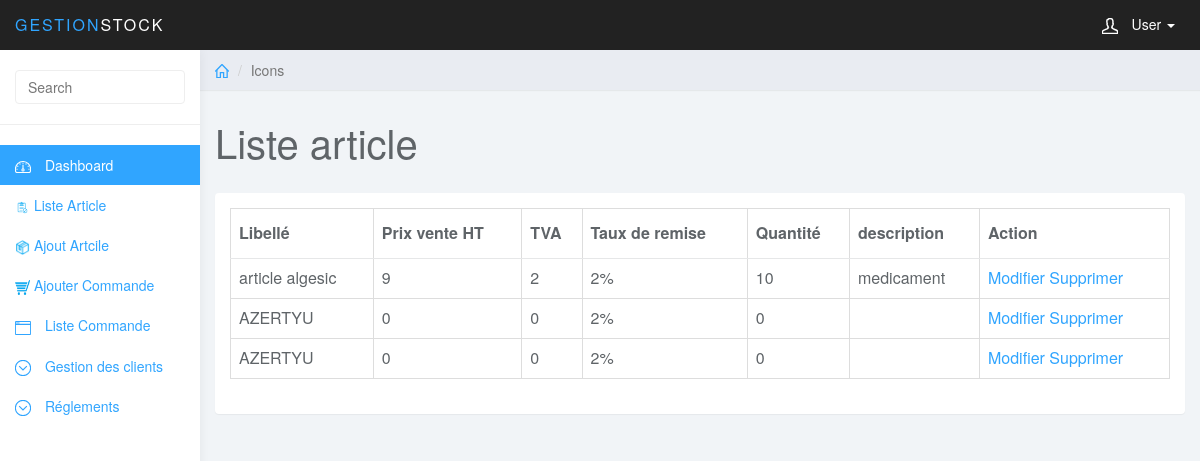
Before: /index.controller.php?action=liste&controller=article (signed in) with the older database file.
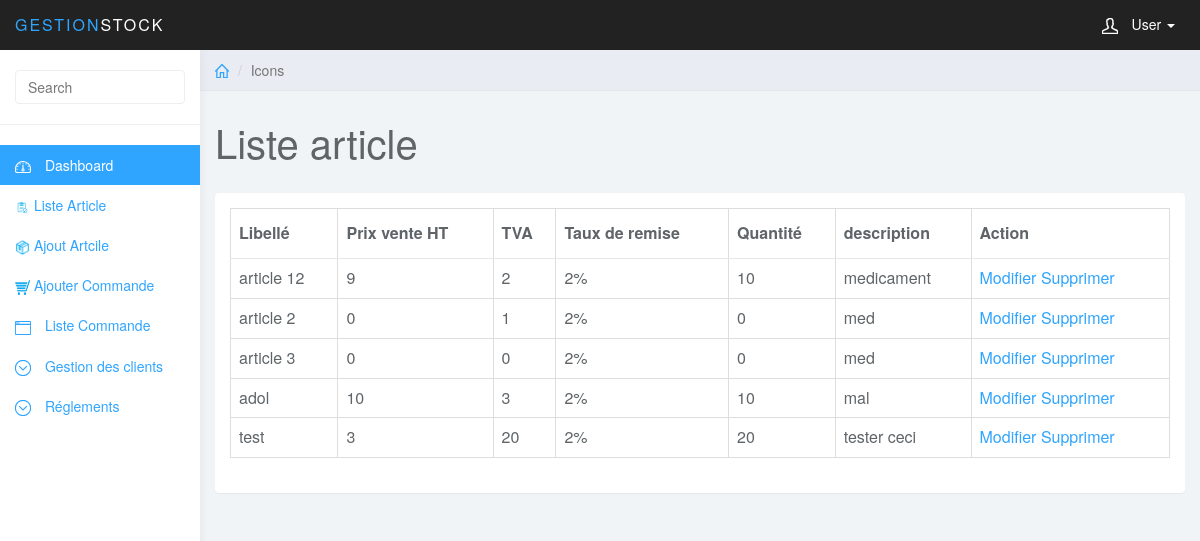
After: the same page with the newer database file.
### tables this page shows
CREATE TABLE `article` (
  `id` int(11) NOT NULL,
  `lib_article` text NOT NULL,
  `prix_HT` float NOT NULL,
  `TVA` float NOT NULL,
  `qte_article` int(11) NOT NULL,
  `photo_article` varchar(50) NOT NULL,
  `description_article` varchar(300) NOT NULL,
  `num_artcile` varchar(10) NOT NULL,
  `id_remise` int(10) NOT NULL,
  `id_cat` int(10) NOT NULL
);

### models/article.class.php (called while the page is built, shortened)
<?php
class Article
{
	public function liste($cnx)
	{
		$query = 'SELECT * FROM article';
		$tab=$cnx->query($query)->fetchAll(PDO::FETCH_OBJ);
		return $tab;
	}
}
?>

### views/article/article_liste.php (the view, shortened to what this page needs)
<?php include('include/header.php') ?>
	<div class="col-sm-9 col-sm-offset-3 col-lg-10 col-lg-offset-2 main">
		<div class="row">
			<ol class="breadcrumb">
				<li><a href="index.controller.php?action=dashboard&controller=admin"><svg class="glyph stroked home"><use xlink:href="#stroked-home"></use></svg></a></li>
				<li class="active">Icons</li>
			</ol>
		</div>
		<div class="row">
			<div class="col-lg-12">
				<h1 class="page-header">Liste article</h1>
			</div>
		</div>
<form action="article.controller.php" method="post" enctype="multipart/form-data">
		<div class="row">
			<div class="col-lg-12">
				<div class="panel panel-default">
					<div class="panel-body">
						<table class="table table-bordered" data-toggle="tablee"   data-show-refresh="true" data-show-toggle="true" data-show-columns="true" data-search="true"  data-pagination="true" data-sort-name="name" data-sort-order="desc">
						    <thead>
						    <tr>
						        <th data-field="lib" data-sortable="true">Libellé</th>
						        <th data-field="pHT"  data-sortable="true">Prix vente HT</th>
								<th data-field="TVA"  data-sortable="true">TVA</th>
								<th data-field="tRemise" data-sortable="true">Taux de remise</th>
						        <th data-field="qte" data-sortable="true">Quantité</th>
								<th data-field="description" data-sortable="true">description</th>
								<th data-field="action" data-sortable="true">Action</th>
						    </tr>
							</thead>
							<?php
							foreach($res as $article){
							?>
							<tr>
							<td> <?php echo $article->lib_article; ?></td>
							<td><?php echo $article->prix_HT; ?></td>
							<td><?php echo $article->TVA; ?></td>
							<td><?php echo "2%"; ?></td>
							<td><?php echo $article->qte_article; ?></td>
							<td><?php echo $article->description_article; ?></td>
							<td>
							<a href="index.controller.php?controller=article&action=showEdit&id=<?php echo $article->id; ?>">Modifier</a>
							<a href="index.controller.php?controller=article&action=supp&id=<?php echo $article->id; ?>">Supprimer</a>
							</td>
							</tr>
							<?php } ?>
						</table>
					</div>
				</div>
			</div>
		</div>
							</form>
	</div>

### index.controller.php (shortened to what this page needs)
<?php include_once 'include/connexion.php';
$controller='article';
if($_SESSION['auth']==true )
{
    if(isset($_REQUEST['controller']))
    {
        $controller =$_REQUEST['controller'];
    }
}else{
    $controller="admin";
    $action="logout";
}
 ?>
<html>
    <head>
    </head>
        <body>
            <?php include 'controllers/'.$controller.'.controller.php'; ?>
        </body>
</html>

### controllers/article.controller.php (shortened to what this page needs)
<?php
include "include/connexion.php";
include "models/article.class.php";
   	 $id_article ="";
	 $lib_article="";
	 $prix_HT="";
	 $TVA="";
	 $qte_article="";
	 $photo_article="";
	 $description_article="";
	 $num_article="";
if(isset($_REQUEST['action']))
$action=$_REQUEST['action'];
$article=new article($id_article,$lib_article,$prix_HT,$TVA,$qte_article,$photo_article,$description_article,$num_article);
switch($action){
	case "liste":$res=$article->liste($cnx);
	include "views/article/article_liste.php";
	break;
}
?>

### include/header.php (shortened to what this page needs)
<!DOCTYPE html>
<html>
<head>
<link href="css/bootstrap.min.css" rel="stylesheet">
<link href="css/datepicker3.css" rel="stylesheet">
<link href="css/styles.css" rel="stylesheet">
</head>
<body>
	<nav class="navbar navbar-inverse navbar-fixed-top" role="navigation">
		<div class="container-fluid">
			<div class="navbar-header">
				<a class="navbar-brand" href="#"><span>Gestion</span>Stock</a>
				<ul class="user-menu">
					<li class="dropdown pull-right">
						<a href="#" class="dropdown-toggle" data-toggle="dropdown"><svg class="glyph stroked male-user"><use xlink:href="#stroked-male-user"></use></svg> User <span class="caret"></span></a>
					</li>
				</ul>
			</div>
		</div>
	</nav>
    <?php include('menu.php') ?>

### include/menu.php (shortened to what this page needs)
<div id="sidebar-collapse" class="col-sm-3 col-lg-2 sidebar">
		<form role="search" >
			<div class="form-group">
				<input type="text" class="form-control" placeholder="Search">
			</div>
		</form>
		<ul class="nav menu">
			<li class="active"><a href="index.controller.php?action=dashboard&controller=admin"><svg class="glyph stroked dashboard-dial"><use xlink:href="#stroked-dashboard-dial"></use></svg> Dashboard</a></li>
			<li><a href="index.controller.php?action=liste&controller=article"><img src="photos/listeArticle.png" width="15vw" height="15vh"></img> Liste Article</a></li>
			<li><a href="index.controller.php?action=afficheForm&controller=article"><img src="photos/ajoutArticle.png" width="15vw" height="15vh"></img> Ajout Artcile</a></li>
			<li><a href="index.controller.php?action=afficheForm&controller=commande"><img src="photos/commande.png" width="15vw" height="15vh"></img> Ajouter Commande</a></li>
			<li><a href="index.controller.php?action=liste&controller=commande"><svg class="glyph stroked app-window"><use xlink:href="#stroked-app-window"></use></svg> Liste Commande</a></li>
			<li class="parent ">
				<a href="#">
					<span data-toggle="collapse" href="#sub-item-1"><svg class="glyph stroked chevron-down"><use xlink:href="#stroked-chevron-down"></use></svg></span> Gestion des clients
				</a>
			</li>
			<li class="parent ">
				<a href="#">
					<span data-toggle="collapse" href="#sub-item-3"><svg class="glyph stroked chevron-down"><use xlink:href="#stroked-chevron-down"></use></svg></span> Réglements
				</a>
			</li>
		</ul>
	</div>

### css/styles.css (style rules this page uses)
body { background: #f1f4f7; padding-top: 50px; color: #5f6468; }
a, a:hover, a:focus { color: #30a5ff; }
h1, h2, h3, h4, h5, h6 { color: #5f6468; }
h1 { font-weight: 300; font-size: 40px; }
.form-control { border: 1px solid #eee; box-shadow: none; }
.navbar-header .navbar-brand { color: #fff; font-size: 16px; text-transform: uppercase; font-weight: 500; letter-spacing: 2px; }
.navbar-header .navbar-brand span { color: #30a5ff; }
.panel { border: 0; }
.navbar { border: 0; }
.user-menu { display: inline-block; margin-top: 14px; margin-right: 10px; float: right; list-style: none; padding: 0; }
.user-menu a { color: #fff; }
.sidebar { display: block; background-color: #fff; padding: 0; display: none; }
.sidebar form { padding: 20px 15px 5px 15px; border-bottom: 1px solid #eee; margin-bottom: 20px; }
@media (min-width: 768px) { .sidebar { display: block; position: fixed; top: 50px; bottom: 0; left: 0; z-index: 1000; display: block; margin: 0; padding: 0; overflow-x: hidden; overflow-y: auto; background-color: #fff; box-shadow: 1px 0px 10px rgba(0, 0, 0, .05); } }
@media (min-width: 768px) { .navbar-header { width: 100%; } }
.sidebar ul.nav .active a, .sidebar ul.nav li.parent a.active, .sidebar ul.nav .active > a:hover, .sidebar ul.nav li.parent a.active:hover, .sidebar ul.nav .active > a:focus, .sidebar ul.nav li.parent a.active:focus { color: #fff; background-color: #30a5ff; }
.breadcrumb { border-radius: 0; padding: 10px 15px; background: #e9ecf2; box-shadow: 0 1px 1px rgba(0, 0, 0, .05); margin: 0 ; }
h1.page-header { margin-top: 30px; border-bottom: 0; }
.table { background: #fff; }
.table>thead>tr>th { border-bottom: 1px solid #e6e7e8; vertical-align: middle; height: 50px; }
.sidebar .glyph, .user-menu .glyph { height: 16px; width: 16px; margin: 0 10px 0 0; stroke-width: 3px; }
.user-menu .glyph { stroke-width: 4px; }
.breadcrumb .glyph { height: 14px; width: 14px; margin: -2px 0 0 0; stroke-width: 4px; }

Changed rows visible on the page:
changed article "medicament": lib_article "article algesic" → "article 12"
changed article: lib_article "AZERTYU" → "article 2"; TVA "0" → "1"; description_article (not shown) → "med"
changed article: lib_article "AZERTYU" → "article 3"; description_article (not shown) → "med"
added article: lib_article "adol", prix_HT "10", TVA "3", qte_article "10", description_article "mal"
added article: lib_article "test", prix_HT "3", TVA "20", qte_article "20", description_article "tester ceci"
